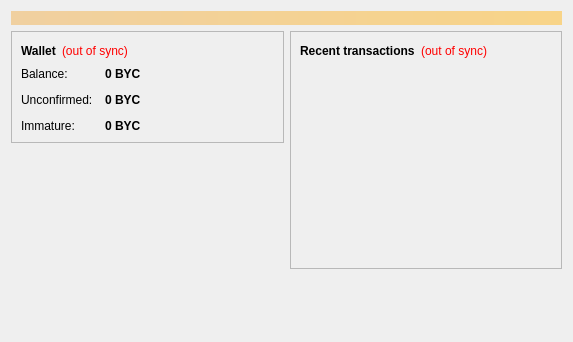
<?xml version="1.0" encoding="UTF-8"?>
<ui version="4.0">
 <class>OverviewPage</class>
 <widget class="QWidget" name="OverviewPage">
  <property name="geometry">
   <rect>
    <x>0</x>
    <y>0</y>
    <width>573</width>
    <height>342</height>
   </rect>
  </property>
  <property name="windowTitle">
   <string>Form</string>
  </property>
  <layout class="QVBoxLayout" name="topLayout">
   <item>
    <widget class="QLabel" name="labelAlerts">
     <property name="visible">
      <bool>false</bool>
     </property>
     <property name="styleSheet">
      <string notr="true">background-color: qlineargradient(x1: 0, y1: 0, x2: 1, y2: 0, stop:0 #F0D0A0, stop:1 #F8D488); color:#000000;</string>
     </property>
     <property name="wordWrap">
      <bool>true</bool>
     </property>
     <property name="margin">
      <number>3</number>
     </property>
    </widget>
   </item>
   <item>
    <layout class="QHBoxLayout" name="horizontalLayout" stretch="1,1">
     <item>
      <layout class="QVBoxLayout" name="verticalLayout_2">
       <item>
        <widget class="QFrame" name="frame">
         <property name="frameShape">
          <enum>QFrame::StyledPanel</enum>
         </property>
         <property name="frameShadow">
          <enum>QFrame::Raised</enum>
         </property>
         <layout class="QVBoxLayout" name="verticalLayout_4">
          <item>
           <layout class="QHBoxLayout" name="horizontalLayout_4">
            <item>
             <widget class="QLabel" name="label_5">
              <property name="font">
               <font>
                <weight>75</weight>
                <bold>true</bold>
               </font>
              </property>
              <property name="text">
               <string>Wallet</string>
              </property>
             </widget>
            </item>
            <item>
             <widget class="QLabel" name="labelWalletStatus">
              <property name="toolTip">
               <string>The displayed information may be out of date. Your wallet automatically synchronizes with the Bytecoin network after a connection is established, but this process has not completed yet.</string>
              </property>
              <property name="styleSheet">
               <string notr="true">QLabel { color: red; }</string>
              </property>
              <property name="text">
               <string notr="true">(out of sync)</string>
              </property>
              <property name="alignment">
               <set>Qt::AlignLeading|Qt::AlignLeft|Qt::AlignVCenter</set>
              </property>
             </widget>
            </item>
            <item>
             <spacer name="horizontalSpacer_2">
              <property name="orientation">
               <enum>Qt::Horizontal</enum>
              </property>
              <property name="sizeHint" stdset="0">
               <size>
                <width>40</width>
                <height>20</height>
               </size>
              </property>
             </spacer>
            </item>
           </layout>
          </item>
          <item>
           <layout class="QFormLayout" name="formLayout_2">
            <property name="fieldGrowthPolicy">
             <enum>QFormLayout::AllNonFixedFieldsGrow</enum>
            </property>
            <property name="horizontalSpacing">
             <number>12</number>
            </property>
            <property name="verticalSpacing">
             <number>12</number>
            </property>
            <item row="0" column="0">
             <widget class="QLabel" name="label">
              <property name="text">
               <string>Balance:</string>
              </property>
             </widget>
            </item>
            <item row="0" column="1">
             <widget class="QLabel" name="labelBalance">
              <property name="font">
               <font>
                <weight>75</weight>
                <bold>true</bold>
               </font>
              </property>
              <property name="cursor">
               <cursorShape>IBeamCursor</cursorShape>
              </property>
              <property name="toolTip">
               <string>Your current balance</string>
              </property>
              <property name="text">
               <string notr="true">0 BYC</string>
              </property>
              <property name="textInteractionFlags">
               <set>Qt::LinksAccessibleByMouse|Qt::TextSelectableByKeyboard|Qt::TextSelectableByMouse</set>
              </property>
             </widget>
            </item>
            <item row="1" column="0">
             <widget class="QLabel" name="label_3">
              <property name="text">
               <string>Unconfirmed:</string>
              </property>
             </widget>
            </item>
            <item row="1" column="1">
             <widget class="QLabel" name="labelUnconfirmed">
              <property name="font">
               <font>
                <weight>75</weight>
                <bold>true</bold>
               </font>
              </property>
              <property name="cursor">
               <cursorShape>IBeamCursor</cursorShape>
              </property>
              <property name="toolTip">
               <string>Total of transactions that have yet to be confirmed, and do not yet count toward the current balance</string>
              </property>
              <property name="text">
               <string notr="true">0 BYC</string>
              </property>
              <property name="textInteractionFlags">
               <set>Qt::LinksAccessibleByMouse|Qt::TextSelectableByKeyboard|Qt::TextSelectableByMouse</set>
              </property>
             </widget>
            </item>
            <item row="2" column="0">
             <widget class="QLabel" name="labelImmatureText">
              <property name="text">
               <string>Immature:</string>
              </property>
             </widget>
            </item>
            <item row="2" column="1">
             <widget class="QLabel" name="labelImmature">
              <property name="font">
               <font>
                <weight>75</weight>
                <bold>true</bold>
               </font>
              </property>
              <property name="toolTip">
               <string>Mined balance that has not yet matured</string>
              </property>
              <property name="text">
               <string notr="true">0 BYC</string>
              </property>
              <property name="textInteractionFlags">
               <set>Qt::LinksAccessibleByMouse|Qt::TextSelectableByKeyboard|Qt::TextSelectableByMouse</set>
              </property>
             </widget>
            </item>
           </layout>
          </item>
         </layout>
        </widget>
       </item>
       <item>
        <spacer name="verticalSpacer">
         <property name="orientation">
          <enum>Qt::Vertical</enum>
         </property>
         <property name="sizeHint" stdset="0">
          <size>
           <width>20</width>
           <height>40</height>
          </size>
         </property>
        </spacer>
       </item>
      </layout>
     </item>
     <item>
      <layout class="QVBoxLayout" name="verticalLayout_3">
       <item>
        <widget class="QFrame" name="frame_2">
         <property name="frameShape">
          <enum>QFrame::StyledPanel</enum>
         </property>
         <property name="frameShadow">
          <enum>QFrame::Raised</enum>
         </property>
         <layout class="QVBoxLayout" name="verticalLayout">
          <item>
           <layout class="QHBoxLayout" name="horizontalLayout_2">
            <item>
             <widget class="QLabel" name="label_4">
              <property name="text">
               <string>&lt;b&gt;Recent transactions&lt;/b&gt;</string>
              </property>
             </widget>
            </item>
            <item>
             <widget class="QLabel" name="labelTransactionsStatus">
              <property name="toolTip">
               <string>The displayed information may be out of date. Your wallet automatically synchronizes with the Bytecoin network after a connection is established, but this process has not completed yet.</string>
              </property>
              <property name="styleSheet">
               <string notr="true">QLabel { color: red; }</string>
              </property>
              <property name="text">
               <string notr="true">(out of sync)</string>
              </property>
              <property name="alignment">
               <set>Qt::AlignRight|Qt::AlignTrailing|Qt::AlignVCenter</set>
              </property>
             </widget>
            </item>
            <item>
             <spacer name="horizontalSpacer">
              <property name="orientation">
               <enum>Qt::Horizontal</enum>
              </property>
              <property name="sizeHint" stdset="0">
               <size>
                <width>40</width>
                <height>20</height>
               </size>
              </property>
             </spacer>
            </item>
           </layout>
          </item>
          <item>
           <widget class="QListView" name="listTransactions">
            <property name="styleSheet">
             <string notr="true">QListView { background: transparent; }</string>
            </property>
            <property name="frameShape">
             <enum>QFrame::NoFrame</enum>
            </property>
            <property name="verticalScrollBarPolicy">
             <enum>Qt::ScrollBarAlwaysOff</enum>
            </property>
            <property name="horizontalScrollBarPolicy">
             <enum>Qt::ScrollBarAlwaysOff</enum>
            </property>
            <property name="selectionMode">
             <enum>QAbstractItemView::NoSelection</enum>
            </property>
           </widget>
          </item>
         </layout>
        </widget>
       </item>
       <item>
        <spacer name="verticalSpacer_2">
         <property name="orientation">
          <enum>Qt::Vertical</enum>
         </property>
         <property name="sizeHint" stdset="0">
          <size>
           <width>20</width>
           <height>40</height>
          </size>
         </property>
        </spacer>
       </item>
      </layout>
     </item>
    </layout>
   </item>
  </layout>
 </widget>
 <resources/>
 <connections/>
</ui>
